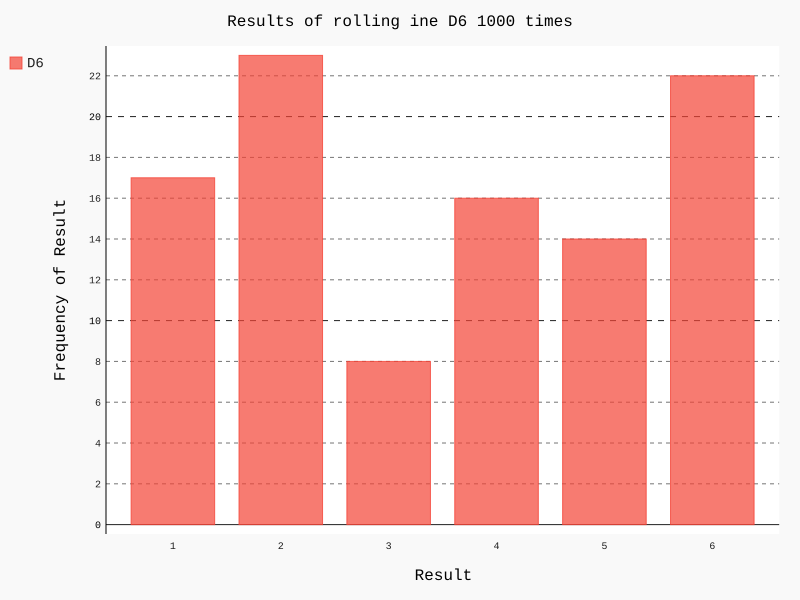

Python code for this plot:
from die import Die
import pygal

die=Die()
results=[]
for roll_num in range(100):
	result=die.roll()
	results.append(result)

#分析结果
frequencies=[]#装的出现次数
for value in range(1,die.num_sides+1):
	frequency=results.count(value)
	#count用来统计
	frequencies.append(frequency)
#对结果可视化
hist=pygal.Bar()
hist.title="Results of rolling ine D6 1000 times"
hist.x_labels=['1','2','3','4','5','6']
hist.x_title="Result"
hist.y_title="Frequency of Result"

hist.add('D6',frequencies)
hist.render_to_file('die_visual.svg')
#print(frequencies)
